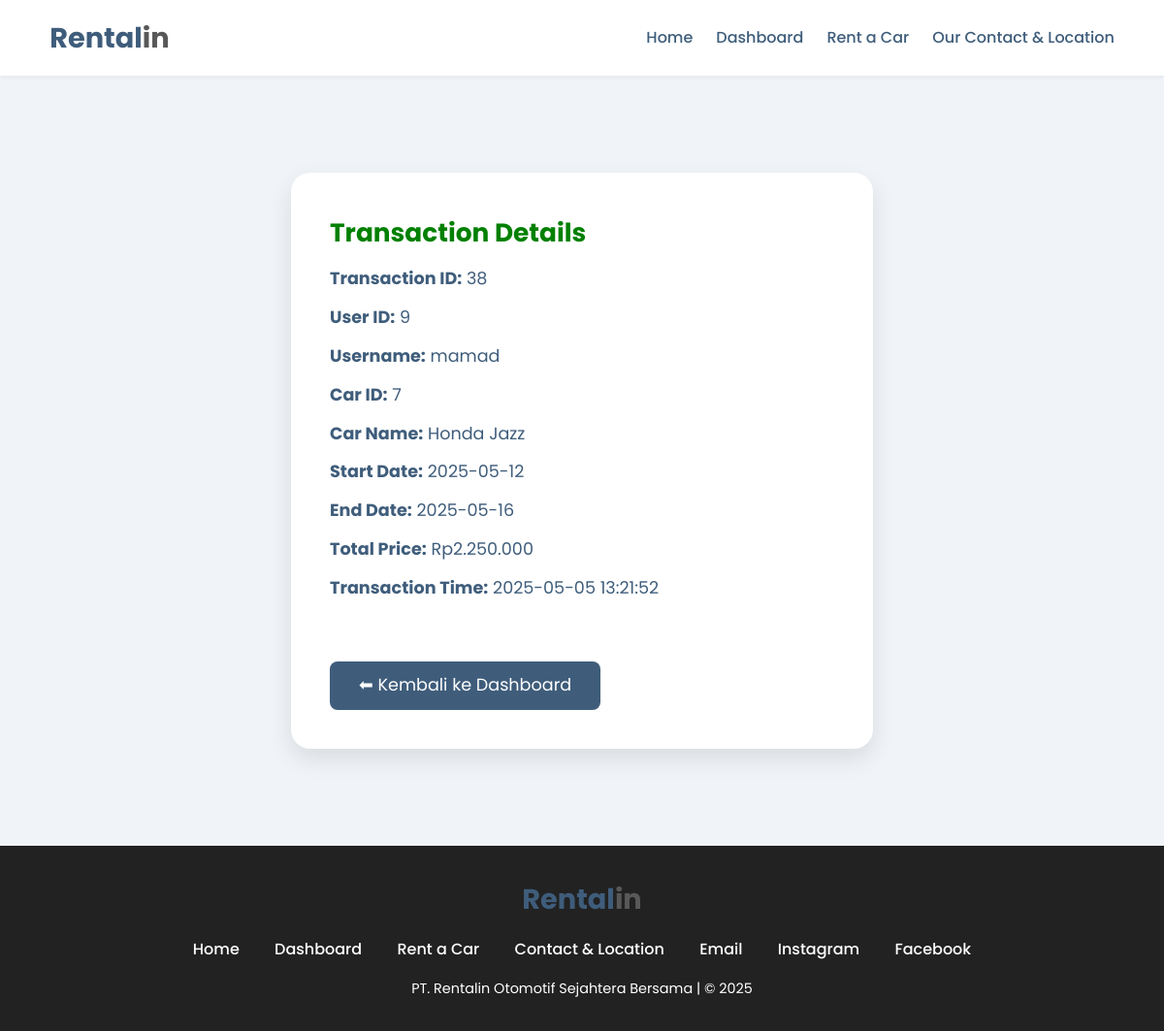
The page /php/rental-detail.php?id=38 (signed in) on the database its author committed.
### tables this page shows
CREATE TABLE `transactions` (
  `id` int(11) NOT NULL,
  `user_id` int(11) DEFAULT NULL,
  `mobil_id` int(11) DEFAULT NULL,
  `tanggal_mulai` date DEFAULT NULL,
  `tanggal_selesai` date DEFAULT NULL,
  `total_harga` int(11) DEFAULT NULL,
  `order_id` varchar(255) DEFAULT NULL,
  `created_at` timestamp NOT NULL DEFAULT current_timestamp()
);

CREATE TABLE `users` (
  `id` int(11) NOT NULL,
  `username` varchar(15) NOT NULL,
  `nama` varchar(100) NOT NULL,
  `email` varchar(100) NOT NULL,
  `password` varchar(255) NOT NULL,
  `no_hp` varchar(15) DEFAULT NULL,
  `no_ktp` varchar(30) DEFAULT NULL,
  `alamat` text DEFAULT NULL,
  `created_at` timestamp NOT NULL DEFAULT current_timestamp()
);

CREATE TABLE `mobil` (
  `id` int(11) NOT NULL,
  `nama` varchar(100) DEFAULT NULL,
  `harga_per_hari` int(11) DEFAULT NULL,
  `kuantitas` int(11) DEFAULT NULL,
  `foto` varchar(100) DEFAULT NULL
);

### php/rental-detail.php (the view, shortened to what this page needs)
<?php
include 'db.php';
$transaksi_id = $_GET['id'];
$user_id = $_SESSION['user_id'];
$sql = "SELECT t.*, m.nama AS nama_mobil, m.id AS mobil_id, u.nama AS nama_user
        FROM transactions t
        JOIN mobil m ON t.mobil_id = m.id
        JOIN users u ON t.user_id = u.id
        WHERE t.id = ? AND t.user_id = ?";
$stmt = mysqli_prepare($conn, $sql);
mysqli_stmt_bind_param($stmt, "ii", $transaksi_id, $user_id);
mysqli_stmt_execute($stmt);
$result = mysqli_stmt_get_result($stmt);
$data = mysqli_fetch_assoc($result);
$order_id = $data['id'];
$nama_user = $data['nama_user'];
$mobil_id = $data['mobil_id'];
$nama_mobil = $data['nama_mobil'];
$tanggal_mulai = $data['tanggal_mulai'];
$tanggal_selesai = $data['tanggal_selesai'];
$total_harga = $data['total_harga'];
$created_at = $data['created_at'];
?>
<!DOCTYPE html>
<html lang="en">
<head>
    <link rel="stylesheet" href="../css/style.css" />
    <link rel="stylesheet" href="../css/phpstyle.css" />
</head>
<body>
    <nav class="navbar">
        <a href="#" class="navbar-logo">Rental<span>in</span></a>
        <div class="navbar-nav">
            <a href="../index.html">Home</a>
            <a href="dashboard.php">Dashboard</a>
            <a href="rental-mobil.php">Rent a Car</a>
            <a href="../index.html#contact">Our Contact & Location</a>
        </div>
    </nav>
    <section class="details-container">
        <div class="details-card">
            <h2>Transaction Details</h2>
            <p><strong>Transaction ID:</strong> <?= htmlspecialchars($order_id) ?></p>
            <p><strong>User ID:</strong> <?= htmlspecialchars($user_id) ?></p>
            <p><strong>Username:</strong> <?= htmlspecialchars($nama_user) ?></p>
            <p><strong>Car ID:</strong> <?= htmlspecialchars($mobil_id) ?></p>
            <p><strong>Car Name:</strong> <?= htmlspecialchars($nama_mobil) ?></p>
            <p><strong>Start Date:</strong> <?= htmlspecialchars($tanggal_mulai) ?></p>
            <p><strong>End Date:</strong> <?= htmlspecialchars($tanggal_selesai) ?></p>
            <p><strong>Total Price:</strong> Rp<?= number_format($total_harga, 0, ',', '.') ?></p>
            <p><strong>Transaction Time:</strong> <?= htmlspecialchars($created_at) ?></p>
            <br>
            <a href="dashboard.php" class="btn-back">⬅ Kembali ke Dashboard</a>
        </div>
    </section>
    <footer>
        <a href="../index.html" class="navbar-logo">Rental<span>in</span></a>
        <div class="links">
            <a href="../index.html">Home</a>
            <a href="dashboard.php">Dashboard</a>
            <a href="rental-mobil.php">Rent a Car</a>
            <a href="../index.html#contact">Contact & Location</a>
            <a href="mailto:info@rentalin.id">Email</a>
            <a href="https://www.instagram.com">Instagram</a>
            <a href="https://www.facebook.com">Facebook</a>
        </div>
        <div class="credit">
            <p>PT. Rentalin Otomotif Sejahtera Bersama | &copy; 2025</p>
        </div>
    </footer>
</body>
</html>

### css/style.css (style rules this page uses)
:root { --primary: #f0f4f8; --secondary: #ffffff; --third: #585858; --accent: #3f5d7b; }
* { margin: 0; padding: 0; box-sizing: border-box; }
body { background-color: var(--primary); color: #2e2e2e; line-height: 1.6; font-family: "Poppins", sans-serif; }
.navbar { background-color: var(--secondary); display: flex; justify-content: space-between; align-items: center; padding: 1rem 3.2rem; box-shadow: 0 2px 4px rgba(0, 0, 0, 0.05); position: sticky; top: 0; z-index: 999; }
.navbar-logo { font-size: 1.8rem; font-weight: bold; color: var(--accent); text-decoration: none; font-family: "Poppins", sans-serif; }
.navbar-logo span { color: var(--third); }
.navbar-nav { display: flex; gap: 1.5rem; }
.navbar-nav a { color: var(--accent); text-decoration: none; font-family: "Poppins", sans-serif; font-weight: 500; transition: color 0.3s ease; }
footer { background-color: #222; color: white; text-align: center; padding: 2rem 1rem; font-family: "Poppins", sans-serif; }
footer .links { margin: 1rem auto; }
footer .links a { color: white; margin: 0 1rem; text-decoration: none; font-weight: 500; }
footer .credit p { margin: 0; font-size: 0.9rem; }

### css/phpstyle.css (style rules this page uses)
.details-container { min-height: 68vh; }
.details-card { max-width: 600px; margin: 100px auto; padding: 40px; background-color: var(--secondary); border-radius: 20px; box-shadow: 0 10px 25px rgba(0, 0, 0, 0.1); color: var(--accent); font-size: 1.1rem; line-height: 1.7; }
.details-card h2 { color: green; margin-bottom: 10px; }
.details-card p { margin-bottom: 10px; }
.details-card strong { color: var(--accent); }
.details-card .btn-back { display: inline-block; margin-top: 20px; background-color: var(--accent); color: #fff; padding: 10px 30px; border-radius: 8px; text-decoration: none; transition: background-color 0.3s ease; }

### rows shown on the page
transactions: id "38", user.nama "mamad", mobil "7", mobil.nama "Honda Jazz", tanggal_mulai "2025-05-12", tanggal_selesai "2025-05-16", total_harga "2.250.000", created_at "2025-05-05 13:21:52"

### other values the page prints
$user_id "9"
